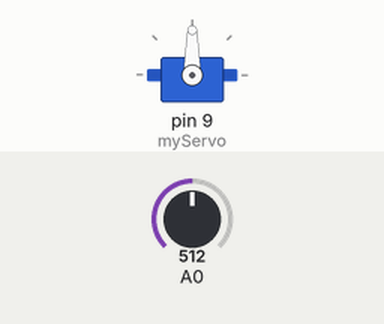
This sketch was run on a simulated Arduino Uno, built with avr-gcc and run on an emulated ATmega328P. Shown: servo. The inputs (shaded band) are chosen by the test bench; at power-on: A0 = 512.

Above: at 1.2 s.
1.3 s: A0 set to 716
At 2.5 s:
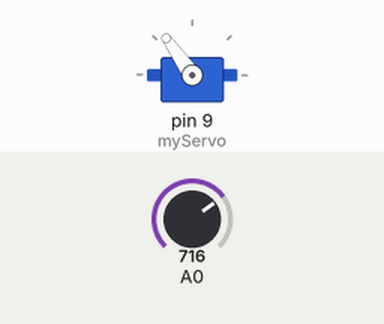
2.8 s: A0 set to 900
At 3.7 s:
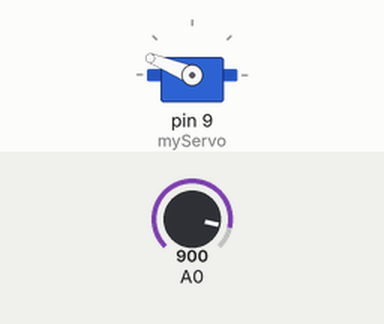
4.3 s: A0 set to 1023
At 4.9 s:
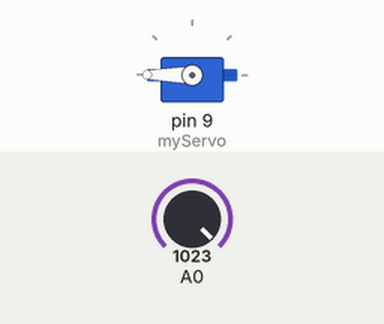
5.8 s: A0 set to 306
At 7.0 s:
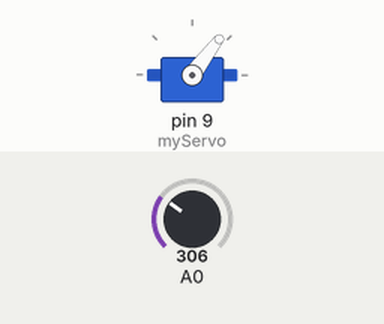
7.3 s: A0 set to 122
At 8.4 s:
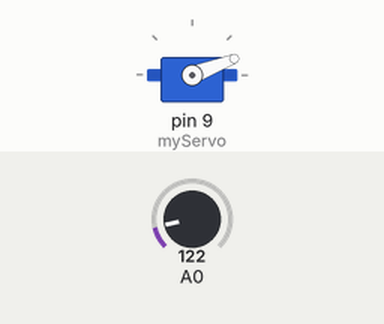
Timing chart, 0 to 9.8 s (numbered marks = the images above; inputs shaded):
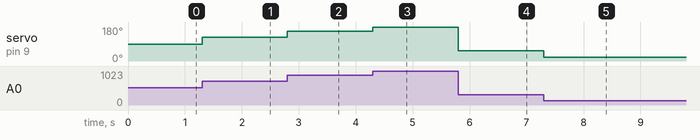

Measured:
- after the input at 1.3 s, servo on pin 9 (myServo): 90° → 125° at once
- after the input at 2.8 s, servo on pin 9 (myServo): 125° → 158° at once
- after the input at 4.3 s, servo on pin 9 (myServo): 158° → 180° at once
- after the input at 5.8 s, servo on pin 9 (myServo): 180° → 53° at once
- after the input at 7.3 s, servo on pin 9 (myServo): 53° → 21° at once

The sketch:

06_Potentiometer_Servo.ino
```cpp
#include <Servo.h>

Servo myServo;

void setup()
{
    myServo.attach(9);
}

void loop()
{
  int value = analogRead(A0);

  myServo.write(map(value, 0, 1023, 0, 180));
}
```
